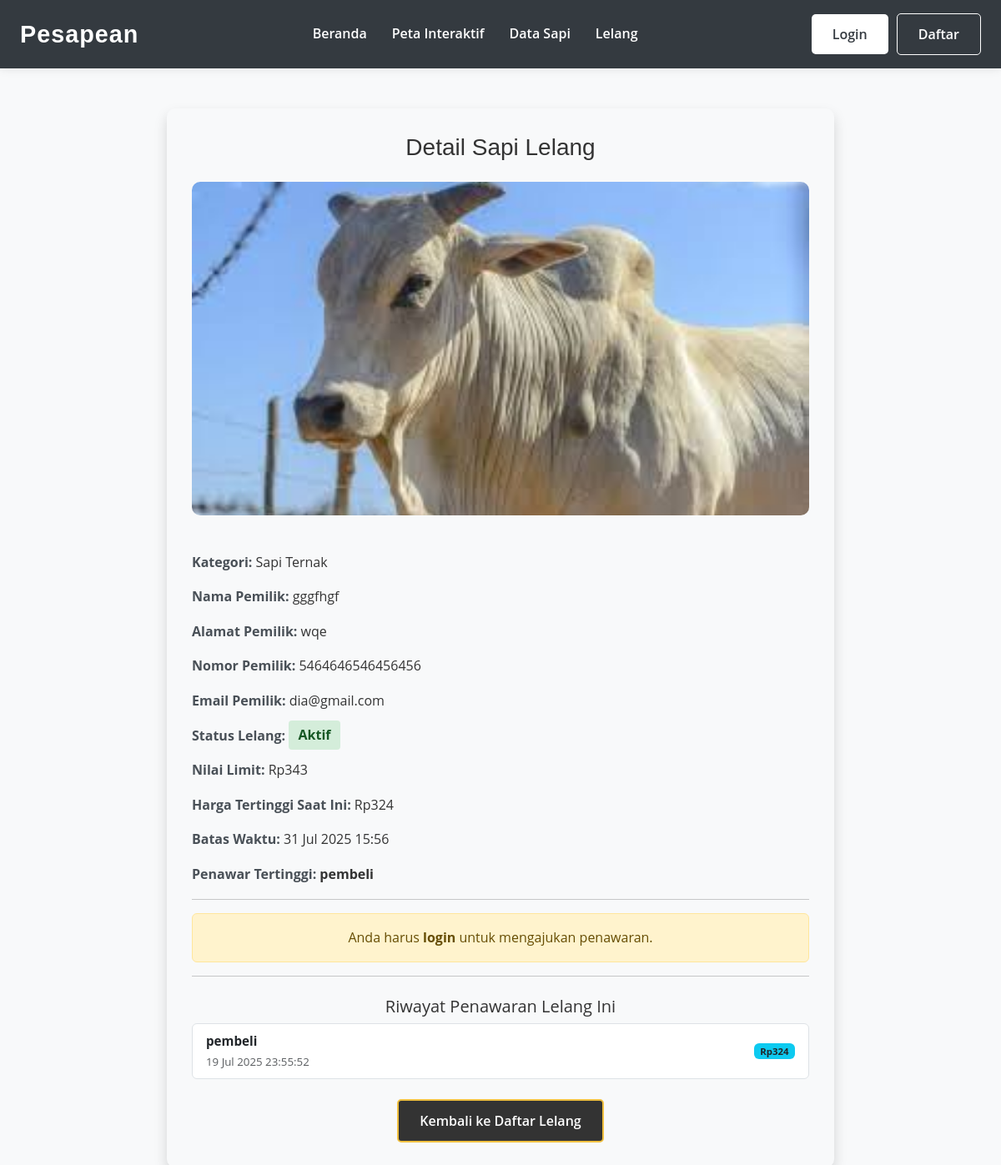
The app's page /penjual/detail_lelang.php?id=37 with its own data.
### tables this page shows
CREATE TABLE `data_sapi` (
  `id_sapi` int(11) NOT NULL,
  `id_macamSapi` int(11) DEFAULT NULL,
  `foto_sapi` varchar(255) DEFAULT NULL,
  `harga_sapi` int(11) DEFAULT NULL,
  `nama_pemilik` varchar(100) DEFAULT NULL,
  `alamat_pemilik` varchar(255) DEFAULT NULL,
  `nomor_pemilik` varchar(20) DEFAULT NULL,
  `email_pemilik` varchar(100) DEFAULT NULL,
  `createdAt` datetime DEFAULT NULL,
  `updatedAt` datetime DEFAULT NULL,
  `latitude` varchar(50) DEFAULT NULL,
  `longitude` varchar(50) DEFAULT NULL,
  `jenis_kelamin` enum('jantan','betina') DEFAULT NULL,
  `id_user_penjual` int(11) DEFAULT NULL
);

CREATE TABLE `macamsapi` (
  `id_macamSapi` int(11) NOT NULL,
  `name` varchar(100) DEFAULT NULL
);

CREATE TABLE `lelang` (
  `id_lelang` int(11) NOT NULL,
  `id_sapi` int(11) DEFAULT NULL,
  `harga_awal` int(11) DEFAULT NULL,
  `harga_tertinggi` int(11) DEFAULT NULL,
  `id_penawaranTertinggi` int(11) DEFAULT NULL,
  `batas_waktu` datetime DEFAULT NULL,
  `status` varchar(50) DEFAULT NULL,
  `approved_by_admin` tinyint(1) DEFAULT '0',
  `approved_at` datetime DEFAULT NULL,
  `id_admin_approver` int(11) DEFAULT NULL,
  `createdAt` datetime DEFAULT NULL,
  `updatedAt` datetime DEFAULT NULL,
  `id_user` int(11) DEFAULT NULL
);

CREATE TABLE `users` (
  `id_user` int(11) NOT NULL,
  `username` varchar(50) DEFAULT NULL,
  `email` varchar(100) DEFAULT NULL,
  `password` varchar(100) DEFAULT NULL,
  `createdAt` datetime DEFAULT NULL,
  `updateAt` datetime DEFAULT NULL,
  `id_role` int(11) DEFAULT NULL
);

CREATE TABLE `penawaran` (
  `id_penawaran` int(11) NOT NULL,
  `id_lelang` int(11) DEFAULT NULL,
  `harga_tawaran` int(11) DEFAULT NULL,
  `waktu_tawaran` datetime DEFAULT NULL,
  `id_user` int(11) DEFAULT NULL
);

### penjual/detail_lelang.php (the view, shortened to what this page needs)
<?php
include '../koneksi.php';
$id_sapi = $_GET['id'];
mysqli_query($koneksi, "
    UPDATE lelang
    SET status = 'Lewat', updatedAt = NOW()
    WHERE batas_waktu < NOW() AND status = 'Aktif'
");
$query = mysqli_query($koneksi, "
    SELECT
        ds.*,
        ms.name AS kategori,
        l.id_lelang,
        l.harga_awal,
        l.harga_tertinggi,
        l.status,
        l.batas_waktu,
        ds.id_user_penjual, -- *** Corrected: Use id_user_penjual from data_sapi table ***
        u.username AS nama_penawar_tertinggi,
        u.id_user AS id_penawar_tertinggi
    FROM data_sapi ds
    INNER JOIN macamSapi ms ON ds.id_macamSapi = ms.id_macamSapi
    INNER JOIN lelang l ON ds.id_sapi = l.id_sapi
    LEFT JOIN Penawaran p ON l.id_penawaranTertinggi = p.id_penawaran
    LEFT JOIN users u ON p.id_user = u.id_user
    WHERE ds.id_sapi = '" . mysqli_real_escape_string($koneksi, $id_sapi) . "'
");
$sapi = mysqli_fetch_assoc($query);
$lelang_aktif = ($sapi['status'] == 'Aktif' && strtotime($sapi['batas_waktu']) > time());
$loggedInUserId = isset($_SESSION['id_user']) ? $_SESSION['id_user'] : null;
?>
<!DOCTYPE html>
<html>
<head>
    <link href="https://cdn.jsdelivr.net/npm/bootstrap@5.3.3/dist/css/bootstrap.min.css" rel="stylesheet">
    <link rel="stylesheet" href="https://cdn.jsdelivr.net/npm/sweetalert2@11/dist/sweetalert2.min.css">
    <link rel="stylesheet" href="../style.css">
</head>
<body class="bg-light">
    <header class="main-header">
        <nav class="navbar">
            <div class="logo">
                <a href="../penjual/beranda.php">Pesapean</a>
            </div>
            <ul class="nav-links">
                <li><a href="../penjual/beranda.php">Beranda</a></li>
                <li><a href="../penjual/peta.php">Peta Interaktif</a></li>
                <li><a href="../penjual/data_sapi.php?jenis=sonok">Data Sapi</a></li>
                <li><a href="../penjual/lelang.php">Lelang</a></li>
            </ul>
            <div class="auth-links">
                <?php
                if (isset($_SESSION['id_user'])) {
                    echo '<a href="../auth/profile.php" class="btn btn-primary">Profile</a>';
                } else {
                    echo '<a href="../login.php" class="btn btn-primary">Login</a>';
                    echo '<a href="../register.php" class="btn btn-outline-primary">Daftar</a>';
                }
                ?>
            </div>
        </nav>
    </header>
    <div class="container mt-5">
        <div class="detail-box shadow">
            <h3 class="mb-4 text-center">Detail Sapi Lelang</h3>
            <img src="../uploads_sapi/<?= htmlspecialchars($sapi['foto_sapi']); ?>" alt="Foto sapi">
            <div class="mt-4">
                <p><span class="label">Kategori:</span> <?= htmlspecialchars($sapi['kategori']); ?></p>
                <p><span class="label">Nama Pemilik:</span> <?= htmlspecialchars($sapi['nama_pemilik']); ?></p>
                <p><span class="label">Alamat Pemilik:</span> <?= htmlspecialchars($sapi['alamat_pemilik']); ?></p>
                <p><span class="label">Nomor Pemilik:</span> <?= htmlspecialchars($sapi['nomor_pemilik']); ?></p>
                <p><span class="label">Email Pemilik:</span> <?= htmlspecialchars($sapi['email_pemilik']); ?></p>
                <p><span class="label">Status Lelang:</span>
                    <span class="status-badge <?= strtolower($sapi['status']); ?>">
                        <?= htmlspecialchars($sapi['status']); ?>
                    </span>
                </p>
                <p><span class="label">Nilai Limit:</span> Rp<?= number_format($sapi['harga_awal']); ?></p>
                <p><span class="label">Harga Tertinggi Saat Ini:</span> Rp<?= number_format($sapi['harga_tertinggi']); ?></p>
                <p><span class="label">Batas Waktu:</span> <?= date("d M Y H:i", strtotime($sapi['batas_waktu'])); ?></p>
                <?php if (!empty($sapi['nama_penawar_tertinggi'])): ?>
                    <p><span class="label">Penawar Tertinggi:</span>
                        <strong>
                            <?= htmlspecialchars($sapi['nama_penawar_tertinggi']); ?>
                        </strong>
                    </p>
                <?php else: ?>
                    <p class="text-muted">Belum ada penawaran.</p>
                <?php endif; ?>
            </div>
            <?php if ($lelang_aktif) : ?>
                <hr>
                <?php if ($loggedInUserId) :
                ?>
                <?php else : ?>
                    <div class="alert alert-warning text-center">
                        Anda harus <a href="../login.php" class="alert-link">login</a> untuk mengajukan penawaran.
                    </div>
                <?php endif; ?>
            <?php endif; ?>
            <?php
            $queryBidHistory = mysqli_query($koneksi, "
                SELECT
                    p.harga_tawaran,   -- *** Corrected column name ***
                    p.waktu_tawaran,   -- *** Corrected column name ***
                    u.username,
                    u.id_user
                FROM Penawaran p
                INNER JOIN users u ON p.id_user = u.id_user
                WHERE p.id_lelang = '" . mysqli_real_escape_string($koneksi, $sapi['id_lelang']) . "'
                ORDER BY p.harga_tawaran DESC, p.waktu_tawaran ASC
            ");
            ?>
            <?php if (mysqli_num_rows($queryBidHistory) > 0): ?>
                <hr>
                <h5 class="mt-4 text-center">Riwayat Penawaran Lelang Ini</h5>
                <ul class="list-group">
                    <?php while ($bid = mysqli_fetch_assoc($queryBidHistory)): ?>
                        <li class="list-group-item d-flex justify-content-between align-items-center">
                            <div>
                                <strong><?= htmlspecialchars($bid['username']); ?></strong>
                                <br><small class="text-muted"><?= date("d M Y H:i:s", strtotime($bid['waktu_tawaran'])); ?></small>
                            </div>
                            <span class="badge bg-info text-dark">Rp<?= number_format($bid['harga_tawaran']); ?></span>
                        </li>
                    <?php endwhile; ?>
                </ul>
            <?php else: ?>
                <hr>
                <p class="text-muted text-center">Belum ada riwayat penawaran untuk lelang ini.</p>
            <?php endif; ?>
            <div class="text-center mt-4">
                <a href="../penjual/lelang.php" class="btn btn-secondary">Kembali ke Daftar Lelang</a>
            </div>
        </div>
    </div>
</body>
</html>

### style.css (style rules this page uses)
:root { --primary-color: #f0c040; --secondary-color: #333; --accent-color: #555; --background-light: #f8f8f8; --text-color: #333; --white-color: #ffffff; --border-radius: 8px; --transition-speed: 0.3s ease; }
body { background-color: var(--background-light); font-family: 'Open Sans', Arial, sans-serif; margin: 0; padding: 0; line-height: 1.6; color: var(--text-color); }
h1, h2, h3 { font-family: 'Montserrat', sans-serif; color: var(--secondary-color); margin-top: 0; }
a { text-decoration: none; color: var(--primary-color); transition: color var(--transition-speed); }
.btn { display: inline-block; padding: 12px 25px; border: none; border-radius: 5px; cursor: pointer; font-size: 16px; font-weight: 600; transition: background-color var(--transition-speed), color var(--transition-speed); }
.btn-primary { background-color: var(--primary-color); color: var(--secondary-color); }
.btn-secondary { background-color: var(--secondary-color); color: var(--white-color); border: 2px solid var(--primary-color); }
.main-header { background-color: var(--secondary-color); color: var(--white-color); padding: 15px 0; box-shadow: 0 2px 5px rgba(0, 0, 0, 0.1); }
.navbar { display: flex; justify-content: space-between; align-items: center; max-width: 1200px; margin: 0 auto; padding: 0 20px; }
.navbar .logo a { font-size: 28px; font-weight: 700; color: var(--primary-color); letter-spacing: 1px; }
.navbar .nav-links { list-style: none; margin: 0; padding: 0; display: flex; gap: 30px; }
.navbar .nav-links a { color: var(--white-color); font-weight: 600; font-size: 16px; position: relative; }
.navbar .nav-links a::after { content: ''; position: absolute; width: 0; height: 2px; background-color: var(--primary-color); left: 0; bottom: -5px; transition: width var(--transition-speed); }

### penjual/detail_lelang.php (style rules this page uses)
.detail-box { max-width: 800px; margin: auto; background-color: #f8f9fa; padding: 30px; border-radius: 10px; box-shadow: 0 0 15px rgba(0, 0, 0, 0.1); }
.detail-box img { width: 100%; height: 400px; object-fit: cover; border-radius: 10px; margin-bottom: 20px; }
.label { font-weight: bold; color: #495057; }
.list-group-item { display: flex; justify-content: space-between; align-items: center; font-size: 0.95rem; }
.status-badge { padding: 0.4em 0.7em; border-radius: 0.25rem; font-weight: bold; }
.status-badge.aktif { background-color: #d4edda; color: #155724; }
.main-header { background-color: #343a40; box-shadow: 0 2px 10px rgba(0, 0, 0, 0.08); padding: 1rem 0; margin-bottom: 2rem; }
.navbar { display: flex; justify-content: space-between; align-items: center; max-width: 1200px; margin: 0 auto; padding: 0 1.5rem; }
.navbar .logo a { font-family: 'Montserrat', sans-serif; font-size: 1.8rem; font-weight: 700; color: #ffffff; text-decoration: none; transition: color 0.3s ease; }
.nav-links { list-style: none; margin: 0; padding: 0; display: flex; gap: 1.5rem; }
.nav-links li a { text-decoration: none; color: #ffffff; font-weight: 600; padding: 0.5rem 0; transition: color 0.3s ease, border-bottom 0.3s ease; }
.auth-links { display: flex; gap: 10px; align-items: center; }
.auth-links .btn-primary { background-color: #ffffff; color: #343a40; border: none; }
.auth-links .btn-outline-primary { background-color: transparent; color: #ffffff; border: 1px solid #ffffff; }

### records on screen
data_sapi: foto_sapi (picture), id_macamSapi.name "Sapi Ternak", nama_pemilik "gggfhgf", alamat_pemilik "wqe", nomor_pemilik "5464646546456456", email_pemilik "dia@gmail.com", lelang.status "Aktif", lelang.harga_awal "343", lelang.harga_tertinggi "324", lelang.batas_waktu "31 Jul 2025 15:56", users.username "pembeli"
penawaran: id_user.username "pembeli", waktu_tawaran "19 Jul 2025 23:55:52", harga_tawaran "324"
